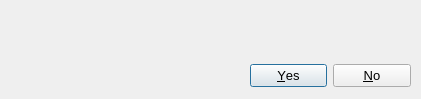
<?xml version="1.0" encoding="UTF-8"?>
<ui version="4.0">
 <class>YesNoDialog</class>
 <widget class="QDialog" name="YesNoDialog">
  <property name="geometry">
   <rect>
    <x>0</x>
    <y>0</y>
    <width>421</width>
    <height>99</height>
   </rect>
  </property>
  <property name="font">
   <font>
    <pointsize>10</pointsize>
   </font>
  </property>
  <property name="windowTitle">
   <string>Question</string>
  </property>
  <widget class="QDialogButtonBox" name="buttonBox">
   <property name="geometry">
    <rect>
     <x>250</x>
     <y>60</y>
     <width>161</width>
     <height>32</height>
    </rect>
   </property>
   <property name="orientation">
    <enum>Qt::Horizontal</enum>
   </property>
   <property name="standardButtons">
    <set>QDialogButtonBox::No|QDialogButtonBox::Yes</set>
   </property>
  </widget>
  <widget class="QLabel" name="Info">
   <property name="geometry">
    <rect>
     <x>10</x>
     <y>10</y>
     <width>401</width>
     <height>41</height>
    </rect>
   </property>
   <property name="font">
    <font>
     <pointsize>10</pointsize>
    </font>
   </property>
   <property name="text">
    <string>&lt;Info&gt;</string>
   </property>
   <property name="alignment">
    <set>Qt::AlignCenter</set>
   </property>
  </widget>
  <widget class="QLabel" name="Question">
   <property name="geometry">
    <rect>
     <x>10</x>
     <y>60</y>
     <width>231</width>
     <height>20</height>
    </rect>
   </property>
   <property name="font">
    <font>
     <pointsize>10</pointsize>
    </font>
   </property>
   <property name="text">
    <string>&lt;Question&gt;</string>
   </property>
   <property name="alignment">
    <set>Qt::AlignBottom|Qt::AlignRight|Qt::AlignTrailing</set>
   </property>
  </widget>
 </widget>
 <resources/>
 <connections>
  <connection>
   <sender>buttonBox</sender>
   <signal>accepted()</signal>
   <receiver>YesNoDialog</receiver>
   <slot>accept()</slot>
   <hints>
    <hint type="sourcelabel">
     <x>248</x>
     <y>254</y>
    </hint>
    <hint type="destinationlabel">
     <x>157</x>
     <y>274</y>
    </hint>
   </hints>
  </connection>
  <connection>
   <sender>buttonBox</sender>
   <signal>rejected()</signal>
   <receiver>YesNoDialog</receiver>
   <slot>reject()</slot>
   <hints>
    <hint type="sourcelabel">
     <x>316</x>
     <y>260</y>
    </hint>
    <hint type="destinationlabel">
     <x>286</x>
     <y>274</y>
    </hint>
   </hints>
  </connection>
 </connections>
</ui>
